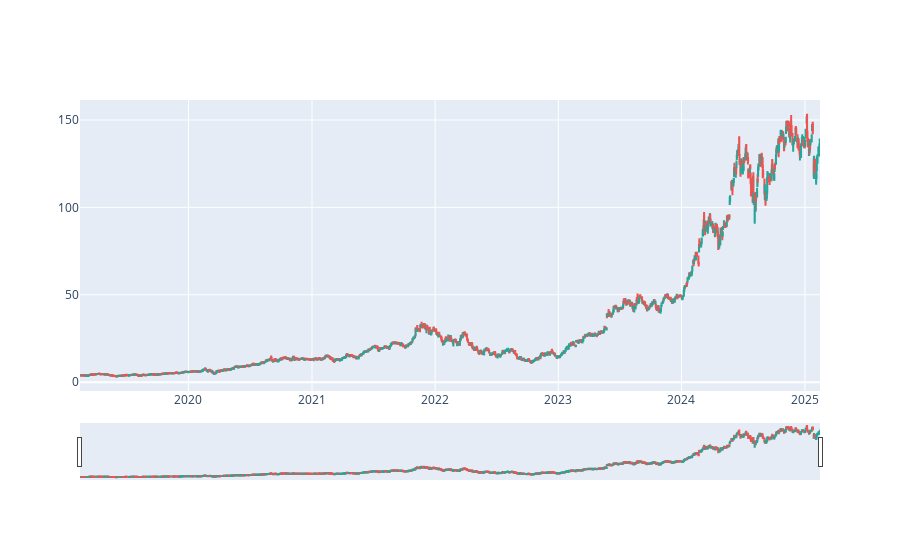

The code cell stored with this chart in its notebook:
### Code cell
fig = make_subplots(
        rows=len([1]), 
        cols=1,
    )
# fig.add_trace(
#                 go.Line(
#                     x=stock_data.index,
#                     y=stock_data['Close'].values.flatten(),
#                     name='ticker',
#                     line=dict(width=2),
#                     mode='lines',  # Explicitly set mode to lines
#                     opacity=0.8    # Make slightly transparent to see markers better
#                 ),
#                 row=1, col=1
#             )
fig.add_trace(
                go.Candlestick(
                    x=stock_data.index,
                    open=stock_data['Open'].values.flatten(),
                    high=stock_data['High'].values.flatten()    ,
                    low=stock_data['Low'].values.flatten(),
                    close=stock_data['Close'].values.flatten(),
                    name='ticker',
                    increasing=dict(line=dict(color='#26a69a')),
                    decreasing=dict(line=dict(color='#ef5350'))
                ),
                row=1, col=1
            )

### Figure 1 — Plotly figure (JSON) as saved in the notebook; plotly's stock layout.template omitted (floating-point values rounded to 4 significant figures; data arrays with more than 128 entries replaced by an {"elided": "..."} marker saying what was removed)
{"data": [{"close": {"elided": "1510 float values"}, "decreasing": {"line": {"color": "#ef5350"}}, "high": {"elided": "1510 float values"}, "increasing": {"line": {"color": "#26a69a"}}, "low": {"elided": "1510 float values"}, "name": "ticker", "open": {"elided": "1510 float values"}, "type": "candlestick", "x": {"elided": "1510 str values"}, "xaxis": "x", "yaxis": "y"}], "layout": {"xaxis": {"anchor": "y", "domain": [0, 1]}, "yaxis": {"anchor": "x", "domain": [0, 1]}}}
